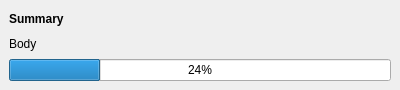
<?xml version="1.0" encoding="UTF-8"?>
<ui version="4.0">
 <class>JobWidget</class>
 <widget class="QWidget" name="JobWidget">
  <property name="geometry">
   <rect>
    <x>0</x>
    <y>0</y>
    <width>400</width>
    <height>90</height>
   </rect>
  </property>
  <property name="windowTitle">
   <string>Form</string>
  </property>
  <layout class="QVBoxLayout" name="verticalLayout_2">
   <property name="spacing">
    <number>0</number>
   </property>
   <property name="leftMargin">
    <number>0</number>
   </property>
   <property name="topMargin">
    <number>0</number>
   </property>
   <property name="rightMargin">
    <number>0</number>
   </property>
   <property name="bottomMargin">
    <number>0</number>
   </property>
   <item>
    <layout class="QVBoxLayout" name="verticalLayout">
     <property name="spacing">
      <number>6</number>
     </property>
     <property name="leftMargin">
      <number>9</number>
     </property>
     <property name="topMargin">
      <number>9</number>
     </property>
     <property name="rightMargin">
      <number>9</number>
     </property>
     <property name="bottomMargin">
      <number>9</number>
     </property>
     <item>
      <widget class="QLabel" name="summaryLabel">
       <property name="font">
        <font>
         <bold>true</bold>
        </font>
       </property>
       <property name="text">
        <string notr="true">Summary</string>
       </property>
      </widget>
     </item>
     <item>
      <widget class="QLabel" name="bodyLabel">
       <property name="text">
        <string notr="true">Body</string>
       </property>
       <property name="wordWrap">
        <bool>true</bool>
       </property>
      </widget>
     </item>
     <item>
      <widget class="QProgressBar" name="progressBar">
       <property name="value">
        <number>24</number>
       </property>
      </widget>
     </item>
    </layout>
   </item>
  </layout>
 </widget>
 <resources/>
 <connections/>
</ui>
